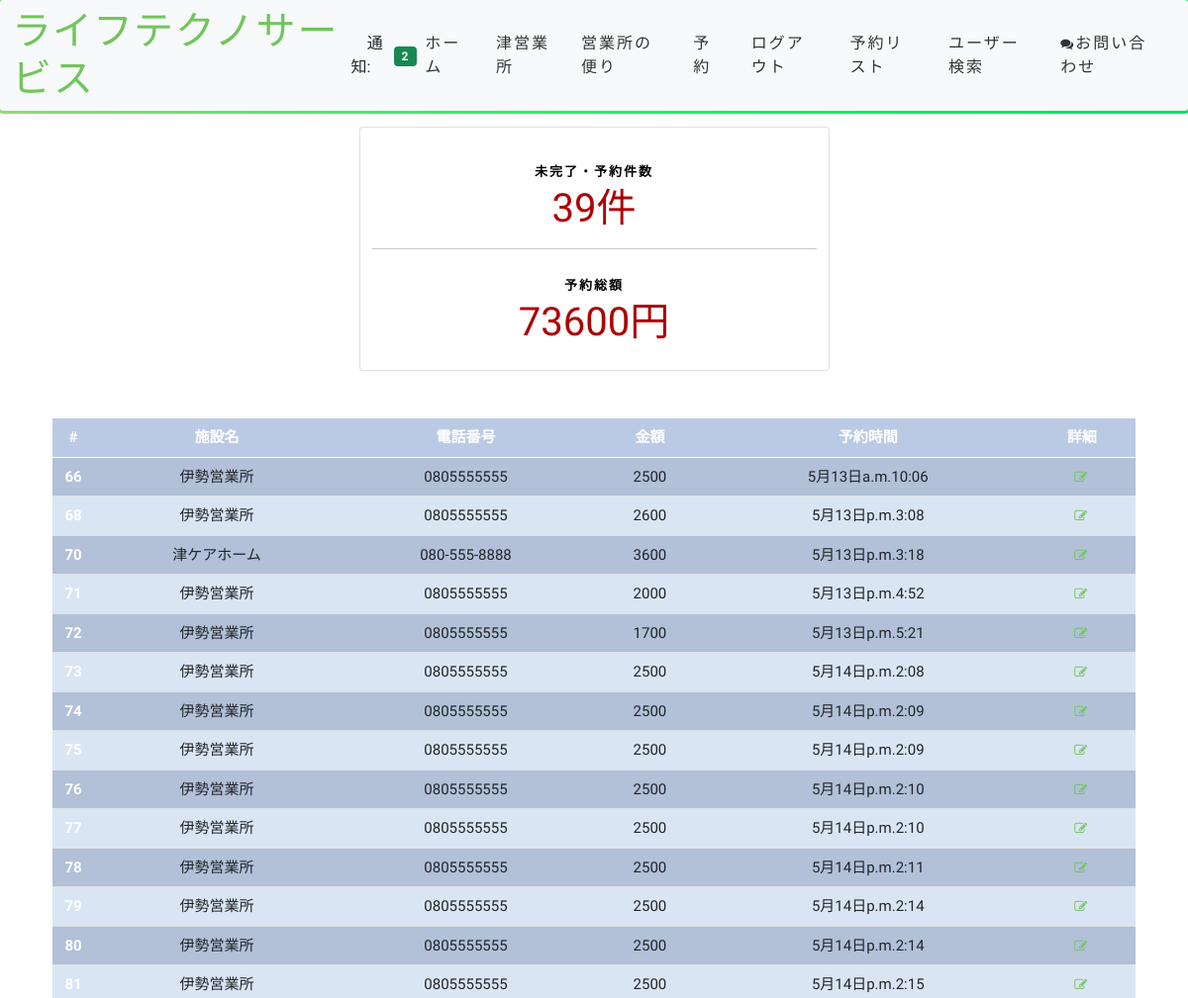
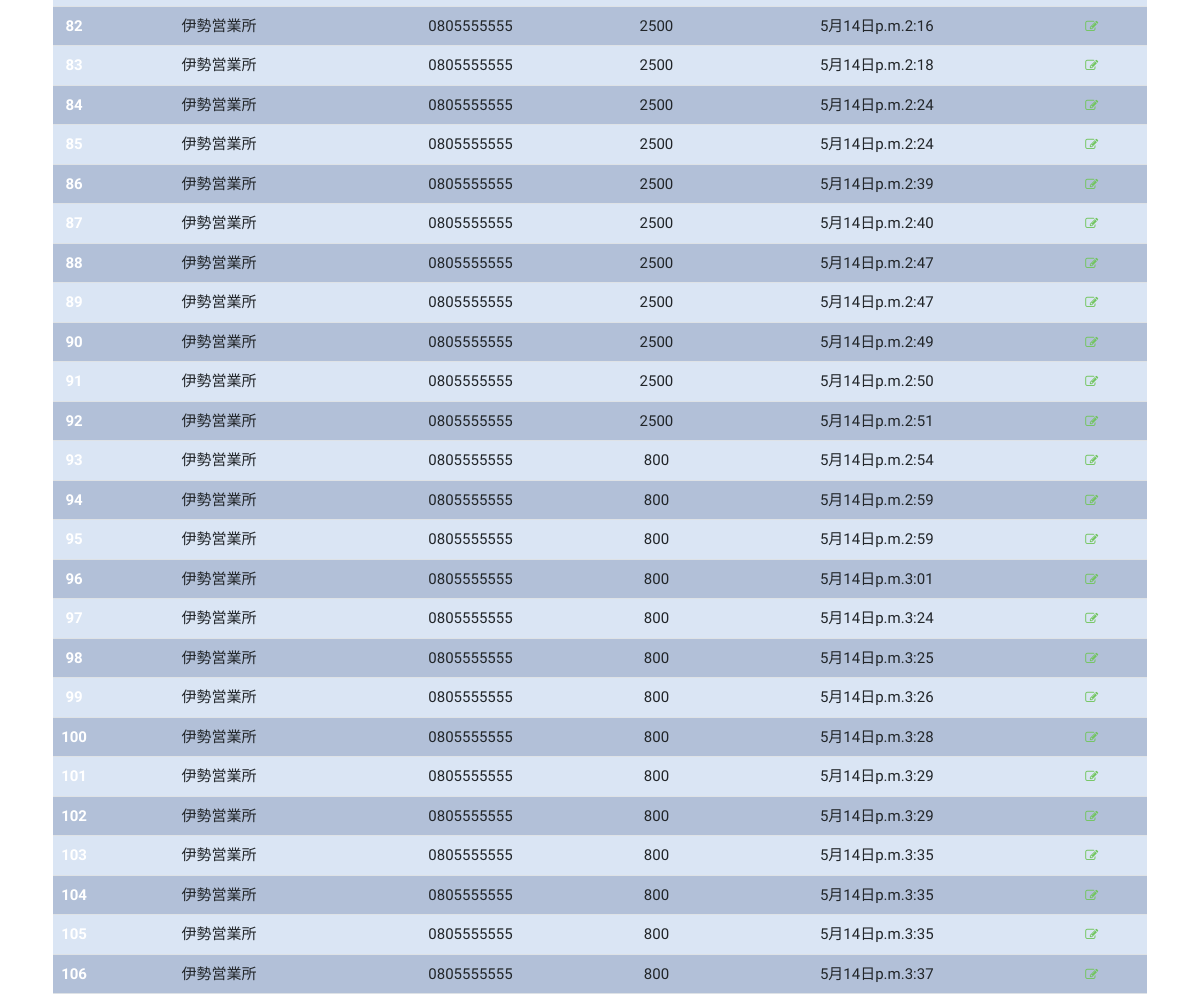
/dashboard/dashboard/ (signed in), run on an earlier commit of the app's database (2 pictures, top to bottom).
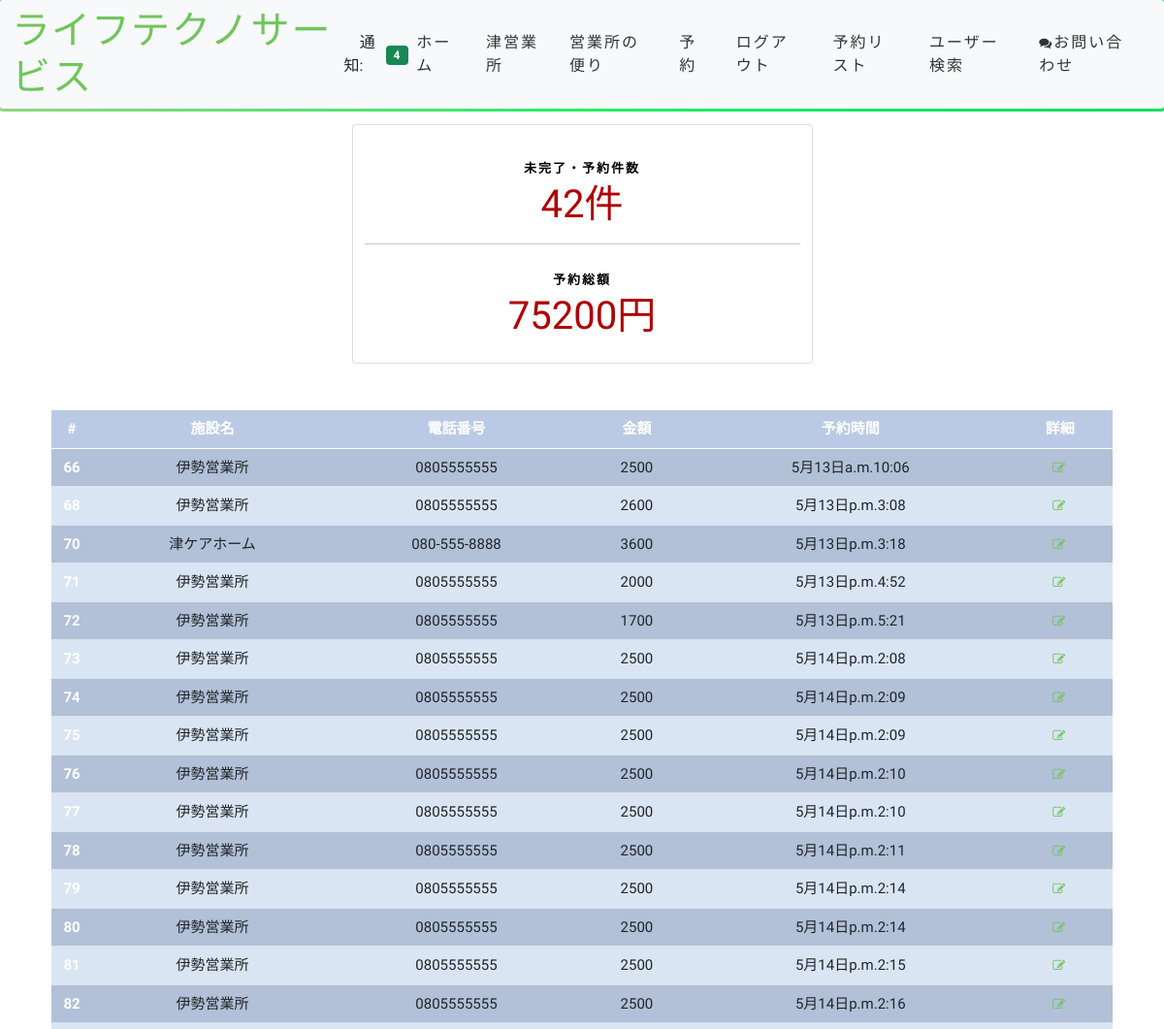
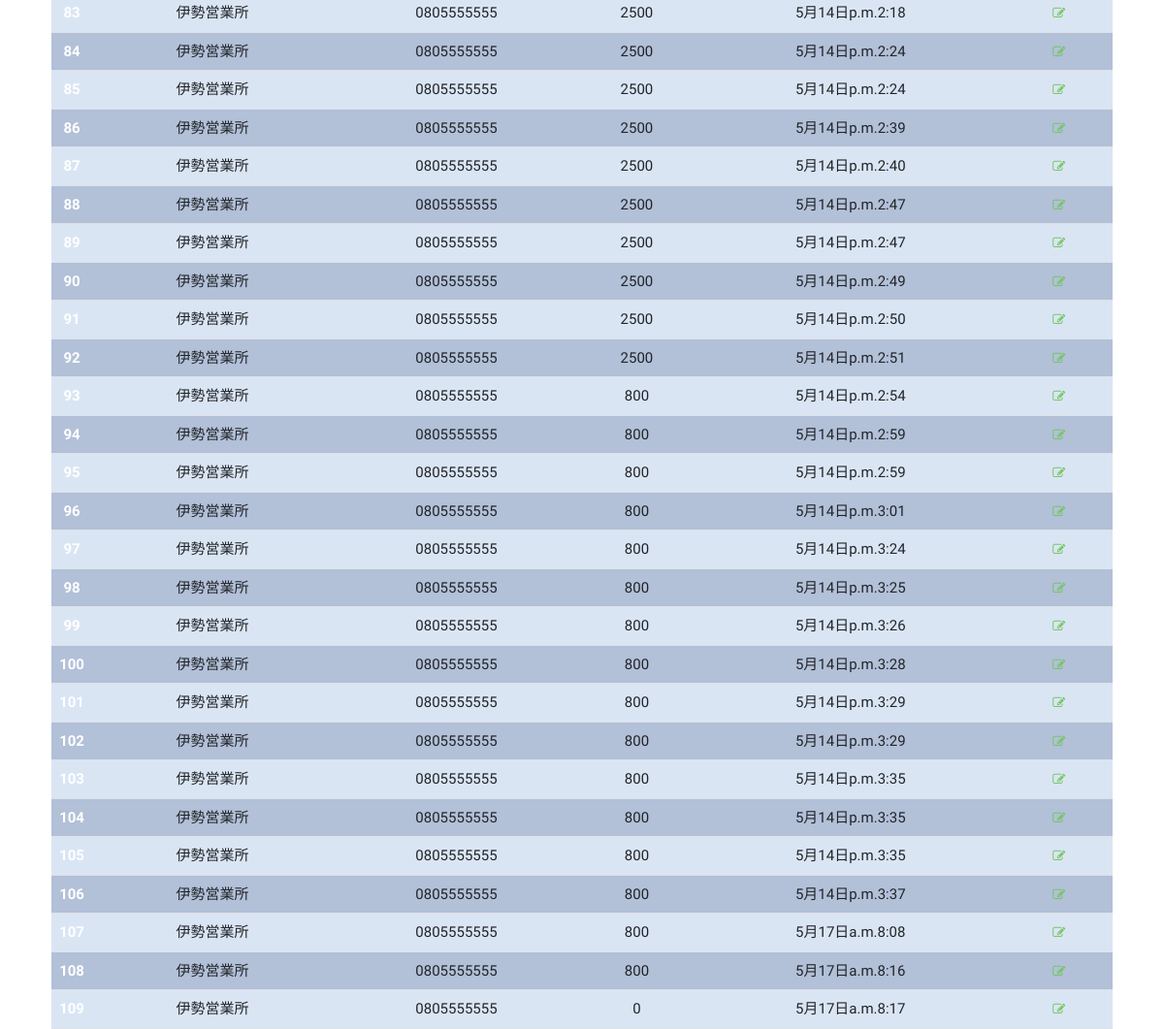
And on a later commit of the database (2 pictures, top to bottom).
### customer/models.py (models this page shows, shortened)
class OrderModel(models.Model):
    user = models.ForeignKey(User, on_delete=models.CASCADE)
    created_on = models.DateTimeField(auto_now_add=True)
    items = models.ManyToManyField('OrderItem', related_name='order', blank=True)
    name = models.CharField(max_length=50, blank=True)
    email = models.CharField(max_length=50, blank=True)
    facility = models.CharField(max_length=50, blank=True)
    phone = models.CharField(max_length=50, blank=True)
    is_paid = models.BooleanField(default=False)
    price = models.IntegerField(blank=True, null=True)
    ordered = models.BooleanField(default=False)
    description = models.CharField(max_length=100, blank=True)

### dashboard/views.py (the view)
# urls.py: path('dashboard/', Dashboard.as_view(), name='dashboard'),
class Dashboard(LoginRequiredMixin, UserPassesTestMixin, View):
    def get(self, request, *args, **kwargs):
        orders = OrderModel.objects.filter(ordered=True, is_paid=False)
        total_revenue = 0
        for order in orders:
            total_revenue += order.price
        context = {
            'orders': orders,
            'total_revenue': total_revenue,
            'total_orders' : len(orders),
        }
        return render(request, 'dashboard/dashboard.html',context)
    def test_func(self):
        return self.request.user.groups.filter(name='staff').exists()

### home/templatetags/custom_tags.py (called while the page is built)
@register.inclusion_tag('show_notifications.html', takes_context=True)
def show_notifications(context):
    request_user = context['request'].user
    notifications = Notification.objects.filter(to_user=request_user).exclude(user_has_seen=True).order_by('-date')
    return {'notifications': notifications}

### dashboard/templates/dashboard/dashboard.html
{% extends 'base.html' %}
{% block content %}
<div class="container">
    <div class="row justify-content-center mt-3">
        <div class="card col-md-5 mr-3">
            <br>
            <h4 class="text-center pt-2">未完了・予約件数</h4>
            <h1 class="text-center" style="color:#ad0003;">{{ total_orders }}件</h1>
            <hr>
            <h4 class="text-center pt-2">予約総額</h4>
            <h1 class="text-center" style="color:#ad0003;">{{ total_revenue }}円</h1>
            <br>
        </div>
    </div>
    <div class="row justify-content-center">
        <div class="col-md-12 mt-5">
            <table class="table table-hover table-striped">
                <thead>
                    <tr>
                        <th scope="col" style="width: 10px;">#</th>
                        <th scope="col">施設名</th>
                        <th scope="col">電話番号</th>
                        <th scope="col">金額</th>
                        <th scope="col">予約時間</th>
                        <th scope="col">詳細</th>
                    </tr>
                </thead>
                <tbody>
                {% for order in orders %}
                    <tr>
                        <th scope="row">{{ order.pk }}</th>
                        <td>{{ order.facility }}</td>
                        <td>{{ order.phone }}</td>
                        <td>{{ order.price }}</td>
                        <td>{{ order.created_on  | date:"bd日af"}}</td>
                        <td><a href="{% url 'order-detail' order.pk %}"><i class="fa fa-edit"></i></a></td>
                    </tr>
                {% endfor %}
                </tbody>
            </table>
        </div>
    </div>
</div>
{% endblock content %}

### home/templates/base.html (shortened to what this page needs)
{% load static %}
{% load custom_tags %}
<!doctype html>
<html>
  <head>
    <link href="https://cdn.jsdelivr.net/npm/bootstrap@5.0.0-beta3/dist/css/bootstrap.min.css" rel="stylesheet">
    <link rel="stylesheet" href="https://cdnjs.cloudflare.com/ajax/libs/font-awesome/4.7.0/css/font-awesome.min.css">
  <link href="https://vjs.zencdn.net/7.11.4/video-js.css" rel="stylesheet" />
  <link href="{% static 'assets/vendor/aos/aos.css'%}" rel="stylesheet">
  <link href="{% static 'assets/vendor/bootstrap/css/bootstrap.min.css'%}" rel="stylesheet">
  <link href="{% static 'assets/vendor/bootstrap-icons/bootstrap-icons.css'%}" rel="stylesheet">
  <link href="{% static 'assets/vendor/glightbox/css/glightbox.min.css'%}" rel="stylesheet">
  <link href="{% static 'assets/vendor/swiper/swiper-bundle.min.css'%}" rel="stylesheet">
  <link rel="stylesheet" href="https://cdnjs.cloudflare.com/ajax/libs/font-awesome/4.7.0/css/font-awesome.min.css">
  <link href="{% static 'style.css'%}" rel="stylesheet">
  </head>
  <body>
  <nav class="navbar navbar-expand-lg navbar-light bg-light gradient-border">
    <div class="container-fluid">
      <h1><a href="{% url 'home' %}"><span>ライフ</span>テクノサービス</a></h1>&emsp;通知:
          {% if user.is_authenticated %}
            {% show_notifications %}
          {% endif %}
      <div class="collapse navbar-collapse" id="navbarNavAltMarkup">
        <div class="navbar-nav">
          <div class="nav-link inbox-icon-container">
            <a class="inbox-icon" href="{% url 'home' %}">ホーム</a>
          </div>
          <div class="nav-link inbox-icon-container">
            <a class="inbox-icon" href="{% url 'about' %}">津営業所</a>
          </div>
          <div class="nav-link inbox-icon-container">
          <a class="inbox-icon" href="{% url 'post' %}">営業所の便り</a>
          </div>
          <div class="nav-link inbox-icon-container">
          <a class="inbox-icon" href="{% url 'order' %}">予約</a>
          </div>
          {% if user.is_authenticated %}
          <div class="nav-link inbox-icon-container">
          <a class="inbox-icon" href="{% url 'logout' %}">ログアウト</a>
          </div>
            {% if user.is_staff %}
          <div class="nav-link inbox-icon-container">
            <a class="inbox-icon" href="{% url 'dashboard' %}">予約リスト</a>
          </div>
          <div class="nav-link inbox-icon-container">
            <a class="inbox-icon" href="{% url 'search' %}">ユーザー検索</a>
          </div>
            {% endif %}
          {% endif %}
          <div class="nav-link inbox-icon-container">
            <a href="{% url 'inbox'%}" class="inbox-icon"><i class="fa fa-comments" aria-hidden="true"></i>お問い合わせ</a>
          </div>
        </div>
      </div>
    </div>
  </nav>
    {% block content %}
    {% endblock content %}
  </body>
</html>

### home/templates/show_notifications.html (shortened to what this page needs)
<div class="dropdown">
	<span class="badge bg-success notification-badge" onclick="showNotifications()">{{ notifications.count }}</span>
	</div>

### home/static/style.css (style rules this page uses)
body { background-color: #fff; font-family: "Kosugi Maru", sans-serif; }
h1, h2, h3, h4, h5, h6 { margin: 0; }
h4 { color: #000; font-size: 13px; font-weight: 700; letter-spacing: 2px; text-transform: uppercase; line-height: 2; }
a { letter-spacing: 2px; text-decoration: none; color: #71c55d; }
span { letter-spacing: 1px; }
.fa { font-size: 13px; }
.notification-badge { transition: 0.3s; }
.dropdown { position: relative; display: inline-block; }

### home/templates/base.html (style rules this page uses)
*, html { margin:0; padding:0; }
body { font-family: 'Kosugi Maru', sans-serif; }
.notification-badge { transition: 0.3s; }
.dropdown { position: relative; display: inline-block; }
.inbox-icon-container { margin-right: 15px; }
.inbox-icon { color: #333; transition: 0.5s; }
.table { font-size:15px; text-align:center; width:98%; margin:auto; text-align:center; }
.table tr:nth-child(odd) { background-color: #BBCAE4 }
.table tr:nth-child(even) { background-color: #dae5f4 }
th { background-color: #337ab7; color:white; }
.gradient-border { --borderWidth: 3px; background: #1D1F20; position: relative; border-radius: var(--borderWidth); }
.gradient-border:after { content: ''; position: absolute; top: calc(-1 * var(--borderWidth)); left: calc(-1 * var(--borderWidth)); height: calc(100% + var(--borderWidth) * 2); width: calc(100% + var(--borderWidth) * 2); background: linear-gradient(60deg, #ACD185, #2e6, #06D85F, #1098ad, #07b39b, #6fba82); border-radius: calc(2 * var(--borderWidth)); z-index: -1; animation: animatedgradient 3s ease alternate infinite; background-size: 300% 300%; }

What changed in the data, as far as the page shows it:
added OrderModel: pk "107", facility "伊勢営業所", phone "0805555555", price "800", created_on "5月17日a.m.8:08"
added OrderModel: pk "108", facility "伊勢営業所", phone "0805555555", price "800", created_on "5月17日a.m.8:16"
added OrderModel: pk "109", facility "伊勢営業所", phone "0805555555", price "0", created_on "5月17日a.m.8:17"
Also different on the page:
{{ notifications.count }}: "2" → "4"
{{ total_orders }}: "39" → "42"
{{ total_revenue }}: "73600" → "75200"
